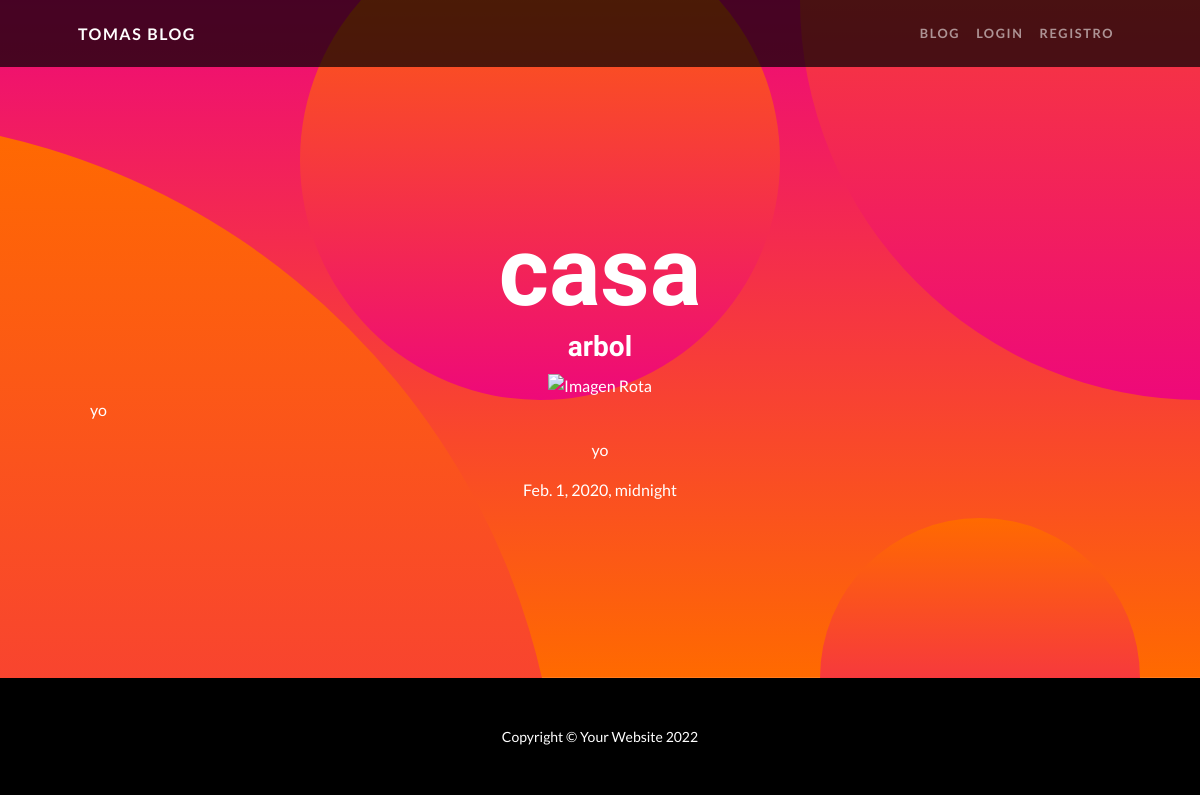
Page /blogcoder/blog/1 on the earlier database version.
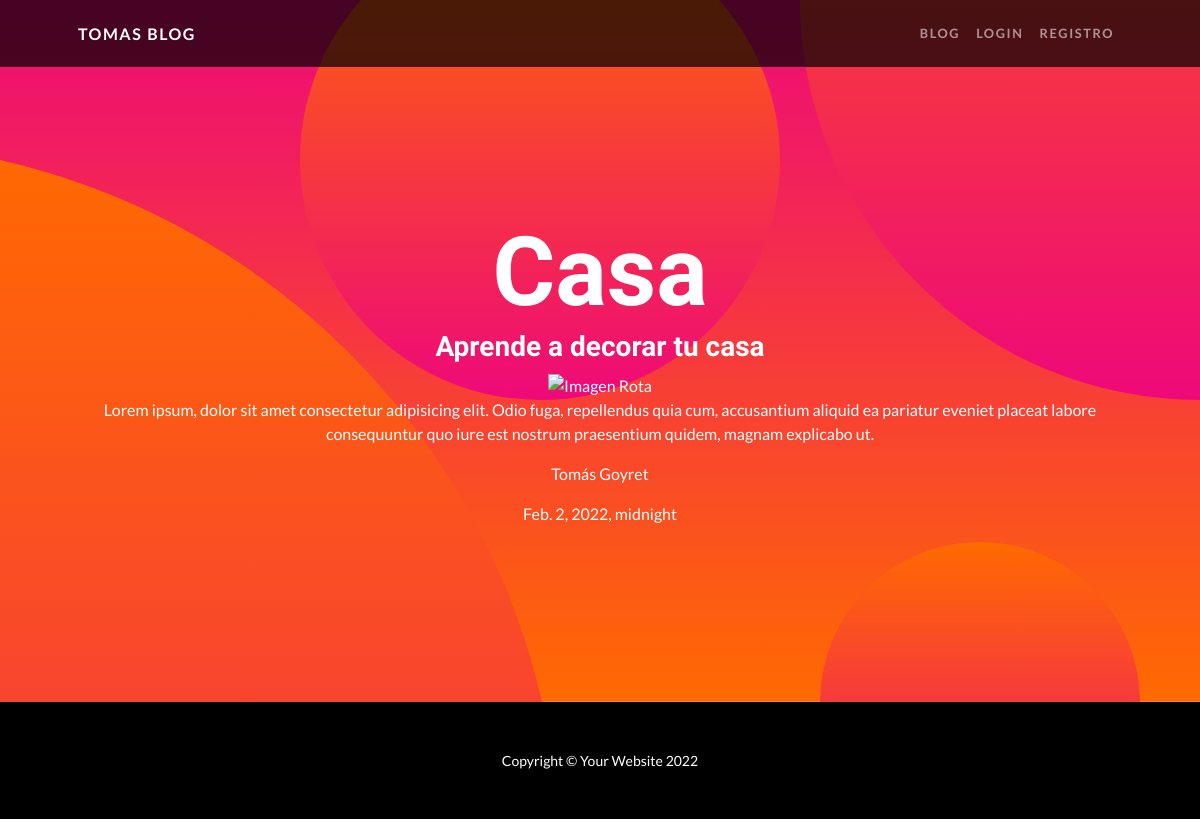
Same page on the later database version.
### blogcoder/models.py (models this page shows, shortened)
class Blogs(models.Model):
    titulo = models.CharField(max_length=50)
    subtitulo = models.CharField(max_length=50)
    cuerpo = models.CharField(max_length=255)
    autor = models.CharField(max_length=255)
    imagen = models.CharField(max_length=2555)
    fecha = models.DateTimeField()

### blogcoder/views.py (the view)
# urls.py: path("blog/<pk>", BlogDetalle.as_view(), name='Detalle'),
class BlogDetalle(DetailView):
    model = Blogs
    template_name= "blogcoder/blog_detail.html"

### blogcoder/template/blogcoder/blog_detail.html
{% extends "blogcoder/padre.html" %}
{% load static%}
{% block contenido %}
<h1 style="margin-top: 0px;" class="masthead-heading mb-0">{{blogs.titulo}}</h1>
<h3>{{blogs.subtitulo}} </h3>
<img src="{{blogs.imagen}}" class="img" alt="Imagen Rota">
<div class="container" style="display: flex" >
    <p>{{blogs.cuerpo}}</p>
</div>
<p>{{blogs.autor}}</p>
<p>{{blogs.fecha}}</p>
{% endblock %}

### blogcoder/template/blogcoder/padre.html (shortened to what this page needs)
<!DOCTYPE html>
<html lang="en">
    <head>
        {% load static %}
        <link href="{% static 'blogcoder/css/styles.css' %}" rel="stylesheet" />
    </head>
    <body id="page-top">
        <nav class="navbar navbar-expand-lg navbar-dark navbar-custom fixed-top">
            <div class="container px-5">
                <a class="navbar-brand" href="/blogcoder">Tomas Blog</a>
                <div class="collapse navbar-collapse" id="navbarResponsive">
                    <ul class="navbar-nav ms-auto">
                        <li class="nav-item"><a class="nav-link" href="/blogcoder/blog">blog</a></li>
                        {% if not request.user.is_authenticated %}
                        <li class="nav-item"><a class="nav-link" href="/blogcoder/login">login</a></li>
                        <li class="nav-item"><a class="nav-link" href="/blogcoder/registro">Registro</a></li>
                        {% endif %}
                    </ul>
                </div>
            </div>
        </nav>
        <header class="masthead text-center text-white">
            <div class="masthead-content">
                <div class="container px-5">
                    {% block contenido %}
                    {% endblock %}
                </div>
            </div>
            <div class="bg-circle-1 bg-circle"></div>
            <div class="bg-circle-2 bg-circle"></div>
            <div class="bg-circle-3 bg-circle"></div>
            <div class="bg-circle-4 bg-circle"></div>
        </header>
        <footer class="py-5 bg-black">
            <div class="container px-5"><p class="m-0 text-center text-white small">Copyright &copy; Your Website 2022</p></div>
        </footer>
    </body>
</html>

Differences in the rows shown:
changed Blogs: titulo "casa" → "Casa"; subtitulo "arbol" → "Aprende a decorar tu casa"; cuerpo "yo" → "Lorem ipsum, dolor sit amet consectetur adipisicing elit. Odio fuga, repellendus quia cum, accusantium aliquid ea pariatur eveniet placeat labore consequuntur quo iure est nostrum praesentium quidem, magnam explicabo ut."; autor "yo" → "Tomás Goyret"; fecha "Feb. 1, 2020, midnight" → "Feb. 2, 2022, midnight"
